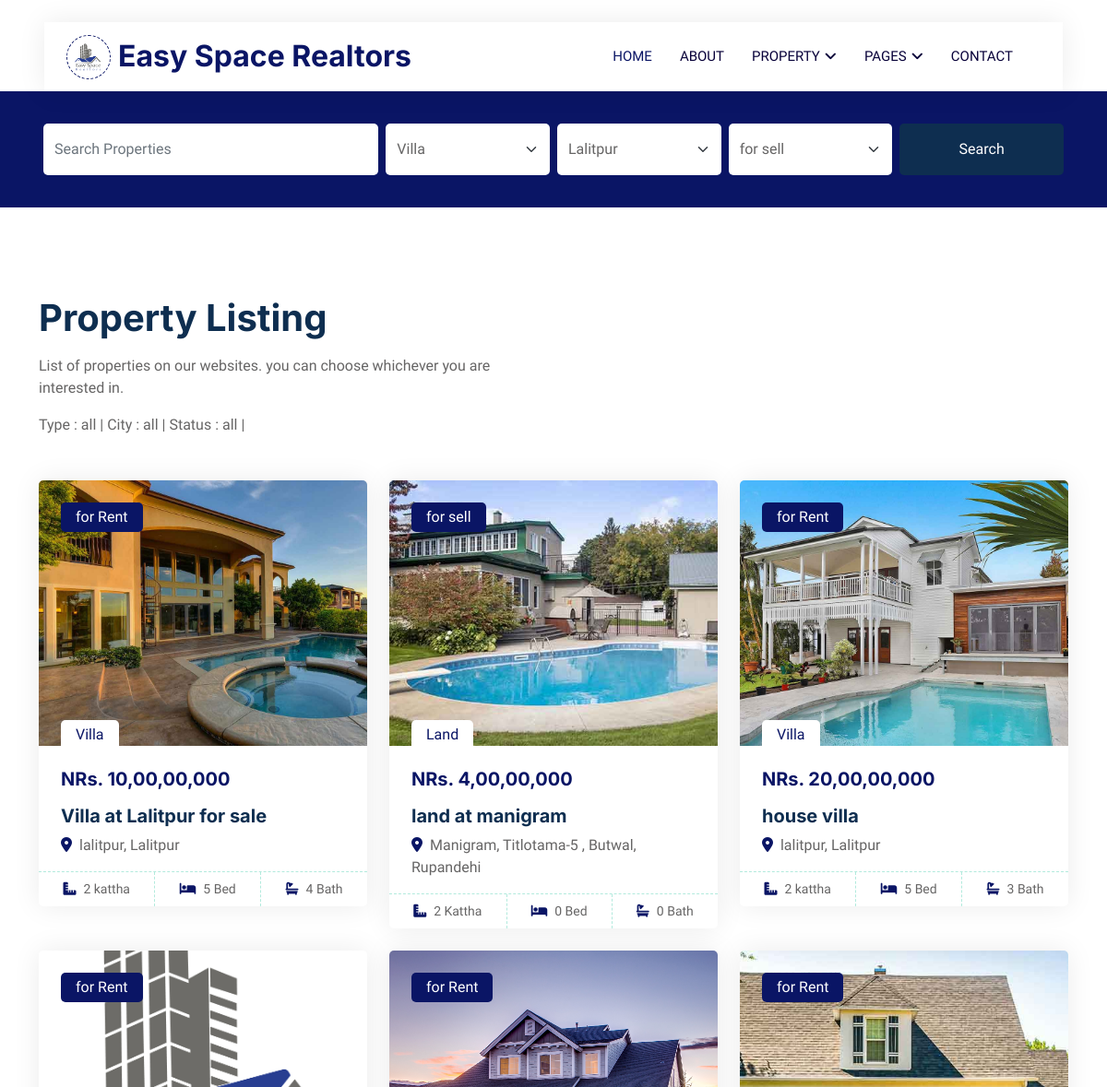
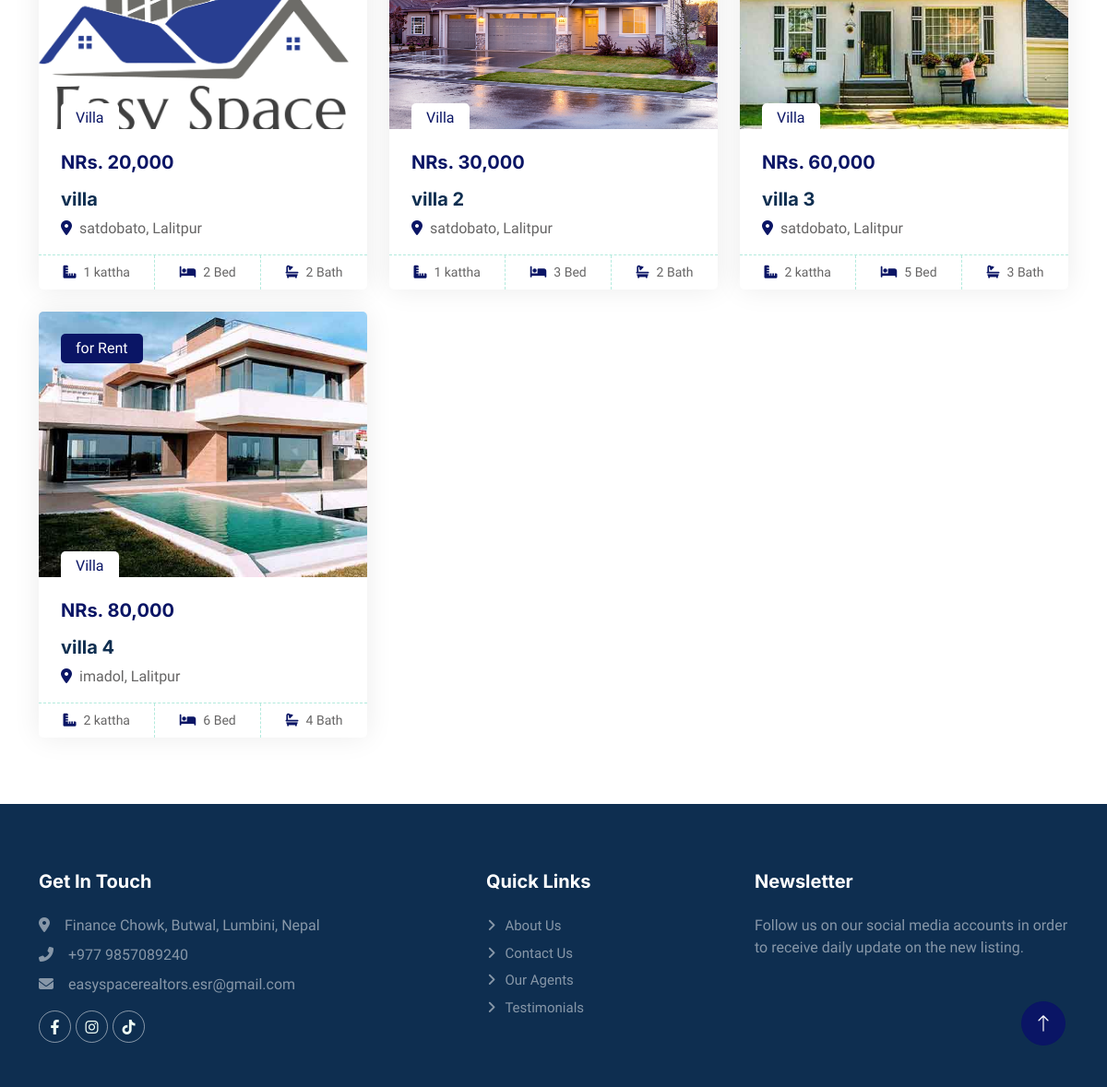
Screenshot of /property/ with the database file from the repository (2 pictures, top to bottom).
### app01/models.py (models this page shows, shortened)
class Property(models.Model):
    title               = models.CharField(max_length=200,blank = True, null= True)
    image               = models.ImageField(upload_to='static/images', blank = True, null= True)
    type                = models.ForeignKey(PropertyType, on_delete=models.SET_NULL,null=True)
    city                = models.ForeignKey(City, on_delete=models.SET_NULL,null=True)
    description         = models.TextField(blank=True,null=True)
    address             = models.CharField(max_length=250,blank=True,null=True)
    room                = models.IntegerField(default=0)
    hall                = models.IntegerField(default=0)
    kitchen             = models.IntegerField(default=0)
    bathroom            = models.IntegerField(default=0)
    area                = models.CharField(default=None,null=True, max_length=200)
    featured            = models.BooleanField(default=False)
    sale                = models.BooleanField(default=False)
    rent                = models.BooleanField(default=False)
    price_in_text       = models.CharField(max_length=250,blank=True,null=True)
    price               = models.IntegerField(default=0)
    parking             = models.BooleanField(default=False)
    camera              = models.BooleanField(default=False)
    water               = models.BooleanField(default=False)
    balcony             = models.BooleanField(default=False)
    power               = models.BooleanField(default=False)
    garden              = models.BooleanField(default=False)
    furnished           = models.BooleanField(default=False)
    gym                 = models.BooleanField(default=False)
    swimming_pool       = models.BooleanField(default=False)
    garbage_disposal    = models.BooleanField(default=False)
    modular_kitchen     = models.BooleanField(default=False)
    hot_water           = models.BooleanField(default=False)
    lift                = models.BooleanField(default=False)
    ac                  = models.BooleanField(default=False)
    wifi                = models.BooleanField(default=False)
    washing_machine     = models.BooleanField(default=False)
    security            = models.BooleanField(default=False)
    solar               = models.BooleanField(default=False)
    map_link            = models.TextField(blank = True, null= True)
    available           = models.BooleanField(default=False)
    created_at          = models.DateTimeField(auto_now=True)
    updated_at          = models.DateTimeField(auto_now_add=True)
    class Meta:
        verbose_name= 'Property'
        verbose_name_plural = 'Properties'

class PropertyType(models.Model):
    title               = models.CharField(max_length=200,blank = True, null= True)
    image               = models.ImageField(upload_to='static/images', blank = True, null= True)
    created_at          = models.DateTimeField(auto_now=True)
    updated_at          = models.DateTimeField(auto_now_add=True)
    def __str__(self):
        return f"{self.title}"

class City(models.Model):
    title               = models.CharField(max_length=200,blank = True, null= True)
    created_at          = models.DateTimeField(auto_now=True)
    updated_at          = models.DateTimeField(auto_now_add=True)
    class Meta:
        verbose_name= 'City'
        verbose_name_plural = 'Cities'
    def __str__(self):
        return f'{self.title}'

### app01/views.py (the view)
# urls.py: path('property/', views.property_view, name='property_view'),
def property_view(request):
    properties          = Property.objects.all().filter(available=True)
    paginator           = Paginator(properties, 15)
    page                = request.GET.get("page")
    paged_properties    = paginator.get_page(page)
    context = {
        'properties'    : paged_properties
    }
    return render(request, 'app01/property.html', context)

### templates/app01/property.html (shortened to what this page needs)
{% extends './base.html' %}
{% load static %}
{% block content %}
{% include '../includes/searchblock.html' %}
<div class="container-xxl py-5">
    <div class="container">
        <div class="row g-0 gx-5 align-items-end">
            <div class="col-lg-6">
                <div class="text-start mx-auto mb-5 wow slideInLeft" data-wow-delay="0.1s">
                    {% if "/search/" in request.get_full_path %}
                        <h1 class="mb-3">Search Results :</h1>
                        {% if properties_count > 1 %}
                            <p>{{properties_count}} Properties found</p>
                        {% else %}
                            <p>{{properties_count}} Property found</p>
                        {% endif %}
                        <p>Type : {{type_name}}  |
                        City : {{city_name}}  |
                    {% else %}
                        <h1 class="mb-3">Property Listing</h1>
                        <p>List of properties on our websites. you can choose whichever you are interested in.</p>
                        <p>
                        {% if type %}
                                Type : {{type.title}} |
                        {% else %}
                            Type : all   |
                        {% endif %}
                        {% if city %}
                            City : {{city.title}}  |
                        {% else %}
                            City : all  |
                        {% endif %}
                    {% endif %}
                        {% if status %}
                            {% if status == '0' %}
                            Status : for sell  |
                            {% else %}
                            Status : for rent   |
                            {% endif %}
                        {% else %}
                            Status : all  |
                        {% endif %}
                            </p>
                </div>
            </div>
            <div class="col-lg-6 text-start text-lg-end wow slideInRight" data-wow-delay="0.1s">
            </div>
        </div>
        <div class="tab-content11">
            <div id="tab-311" class="tab-pane fade show p-0">
                <div class="row g-4">
                    {% if properties %}
                    {% for property in properties %}
                    <div class="col-lg-4 col-md-6">
                        <div class="property-item rounded overflow-hidden">
                            <div class="position-relative overflow-hidden property-block">
                                <a href="{% url 'property_detail_view' id=property.id %}"><img class="img-fluid" src="{{property.image.url}}" alt="{{property.title}} {{property.description}}"></a>
                                <div
                                    class="bg-primary rounded text-white position-absolute start-0 top-0 m-4 py-1 px-3">
                                    {% if property.sale == True %}for sell
                                    {% elif property.rent %}for Rent
                                    {% endif %}
                                </div>
                                <div
                                    class="bg-white rounded-top text-primary position-absolute start-0 bottom-0 mx-4 pt-1 px-3">
                                    {{property.type}}</div>
                            </div>
                            <div class="p-4 pb-0">
                                <h5 class="text-primary mb-3">NRs. {{property.price_in_text}}</h5>
                                <a class="d-block h5 mb-2" href="{% url 'property_detail_view' id=property.id %}">{{property.title}}</a>
                                <p><i class="fa fa-map-marker-alt text-primary me-2"></i>{{property.address}},
                                    {{property.city}}</p>
                            </div>
                            <div class="d-flex border-top">
                                <small class="flex-fill text-center border-end py-2"><i
                                        class="fa fa-ruler-combined text-primary me-2"></i>{{property.area}}</small>
                                <small class="flex-fill text-center border-end py-2"><i
                                        class="fa fa-bed text-primary me-2"></i>{{property.room}} Bed</small>
                                <small class="flex-fill text-center py-2"><i
                                        class="fa fa-bath text-primary me-2"></i>{{property.bathroom}} Bath</small>
                            </div>
                        </div>
                    </div>
                    {% endfor %}
                    {% else %}
                    <h2>No properties found! Try another keyword.</h2>
                    {% endif %}
                </div>
            </div>
        </div>
    </div>
</div>
{% endblock content %}

### templates/app01/base.html (shortened to what this page needs)
<!DOCTYPE html>
<html lang="en">
    <head>
    {% load static %}
    <link href="https://cdnjs.cloudflare.com/ajax/libs/font-awesome/6.4.0/css/all.min.css" rel="stylesheet">
    <link href="https://cdn.jsdelivr.net/npm/bootstrap-icons@1.4.1/font/bootstrap-icons.css" rel="stylesheet">
    <link href="{% static './lib/animate/animate.min.css' %}" rel="stylesheet">
    <link href="{% static './lib/owlcarousel/assets/owl.carousel.min.css' %}" rel="stylesheet">
    <link href="{% static './css/bootstrap.min.css' %}" rel="stylesheet">
    <link href="{% static './css/style.css' %}" rel="stylesheet">
</head>
<body>
    <div class="container-xxl bg-white p-0">
        {% include '../includes/navbar.html' %}
        {% block content %}
        {% endblock content %}
        {% include '../includes/footer.html' %}
        <a href="#" class="btn btn-lg btn-primary btn-lg-square back-to-top"><i class="bi bi-arrow-up"></i></a>
    </div>
</body>
</html>

### templates/includes/navbar.html (shortened to what this page needs)
{% load static %}
<div class="container-fluid nav-bar bg-transparent">
    <nav class="navbar navbar-expand-lg bg-white navbar-light py-0 px-4">
        <a href="/" class="navbar-brand d-flex align-items-center text-center">
            <div class="icon p-2 me-2">
                <img class="img-fluid" src="{% static '/img/Asset 314@3x-100.jpg' %}" alt="Icon" style="width: 30px; height: 30px;">
            </div>
            <h2 class="m-0 text-primary">Easy Space Realtors</h2>
        </a>
        <div class="collapse navbar-collapse" id="navbarCollapse">
            <div class="navbar-nav ms-auto">
                <a href="/" class="nav-item nav-link active">Home</a>
                <a href="{% url 'aboutUs_view' %}" class="nav-item nav-link">About</a>
                <div class="nav-item dropdown">
                    <a href="#" class="nav-link dropdown-toggle" data-bs-toggle="dropdown">Property</a>
                </div>
                <div class="nav-item dropdown">
                    <a href="#" class="nav-link dropdown-toggle" data-bs-toggle="dropdown">Pages</a>
                </div>
                <a href="{% url 'contactUs_view' %}" class="nav-item nav-link">Contact</a>
            </div>
        </div>
    </nav>
</div>

### templates/includes/searchblock.html (shortened to what this page needs)
{% load static %}
<div class="container-fluid bg-primary mb-5 wow fadeIn" data-wow-delay="0.1s" style="padding: 35px;">
    <div class="container">
        <div class="row g-2">
            <form action="{% url 'search_view' %}" method="GET" style="display: flex;">
                <div class="col-md-12">
                    <div class="row g-2">
                        <div class="col-md-4">
                            {% if not keyword or keyword == "N" %}
                            <input type="text" class="form-control border-0 py-3" placeholder="Search Properties" name="keyword">
                            {% else %}
                            <input type="text" class="form-control border-0 py-3" placeholder="Search Properties" name="keyword" value="{{keyword}}">
                            {% endif %}
                        </div>
                        <div class="col-md-2">
                            <select class="form-select border-0 py-3" name="types">
                                {% for type in types %}
                                <option value={{type.id}}>{{type.title}}</option>
                                {% endfor %}
                            </select>
                        </div>
                        <div class="col-md-2">
                            <select class="form-select border-0 py-3" name="city">
                                {% for location in locations %}
                                <option value={{location.id}}>{{location.title}}</option>
                                {% endfor %}
                            </select>
                        </div>
                        <div class="col-md-2">
                            <select class="form-select border-0 py-3" name="status">
                                <option value="0">for sell</option>
                            </select>
                        </div>
                        <div class="col-md-2">
                            <button class="btn btn-dark border-0 w-100 py-3" type="submit">Search</button>
                        </div>
                    </div>
                </div>
            </form>
        </div>
    </div>
</div>

### templates/includes/footer.html
{% load static %}
<div class="container-fluid bg-dark text-white-50 footer pt-4 mt-4 wow fadeIn" data-wow-delay="0.1s">
    <div class="container py-5">
        <div class="row g-5">
            <div class="col-lg-5 col-md-4">
                <h5 class="text-white mb-4">Get In Touch</h5>
                <p class="mb-2"><i class="fa fa-map-marker-alt me-3"></i>Finance Chowk, Butwal, Lumbini, Nepal</p>
                <p class="mb-2"><i class="fa fa-phone-alt me-3"></i>+977 9857089240</p>
                <p class="mb-2"><i class="fa fa-envelope me-3"></i>easyspacerealtors.esr@gmail.com</p>
                <div class="d-flex pt-2">
                    <a class="btn btn-outline-light btn-social" href="https://www.facebook.com/profile.php?id=100090965358156" target="_blank"><i class="fab fa-facebook-f"></i></a>
                    <a class="btn btn-outline-light btn-social" href="https://www.instagram.com/easyspace.realtors/?fbclid=IwAR0npAxFWt6aqm-jmvwWgLbiqr77WSi9JV9nA_db28tBYeT5RRuzZQUZiKw" target="_blank"><i class="fab fa-instagram"></i></a>
                    <a class="btn btn-outline-light btn-social" href="https://www.tiktok.com/@easyspace.realtors?fbclid=IwAR2C_JN2wgF28FuwPyd2fBO_jtqV6EDueV6a0BOcOVgzbD7XM-ZOqUbKryw" target="_blank"><i class="fab fa-tiktok"></i></a>
                </div>
            </div>
            <div class="col-lg-3 col-md-4">
                <h5 class="text-white mb-4">Quick Links</h5>
                <a class="btn btn-link text-white-50" href="{% url 'aboutUs_view' %}">About Us</a>
                <a class="btn btn-link text-white-50" href="{% url 'contactUs_view' %}">Contact Us</a>
                <a class="btn btn-link text-white-50" href="{% url 'agents_view' %}">Our Agents</a>
                <a class="btn btn-link text-white-50" href="{% url 'testimonial_view' %}">Testimonials</a>
            </div>
            <div class="col-lg-4 col-md-4">
                <h5 class="text-white mb-4">Newsletter</h5>
                <p>Follow us on our social media accounts in order to receive daily update on the new listing.</p>
            </div>
        </div>
    </div>
</div>

### rows the page displays
Property: image (picture), sale "for Rent", type "Villa", price_in_text "10,00,00,000", title "Villa at Lalitpur for sale", address "lalitpur", city "Lalitpur", area "2 kattha", room "5", bathroom "4"
Property: image (picture), sale "for sell", type "Land", price_in_text "4,00,00,000", title "land at manigram", address "Manigram, Titlotama-5 , Butwal", city "Rupandehi", area "2 Kattha", room "0", bathroom "0"
Property: image (picture), sale "for Rent", type "Villa", price_in_text "20,00,00,000", title "house villa", address "lalitpur", city "Lalitpur", area "2 kattha", room "5", bathroom "3"
Property: image (picture), sale "for Rent", type "Villa", price_in_text "20,000", title "villa", address "satdobato", city "Lalitpur", area "1 kattha", room "2", bathroom "2"
Property: image (picture), sale "for Rent", type "Villa", price_in_text "30,000", title "villa 2", address "satdobato", city "Lalitpur", area "1 kattha", room "3", bathroom "2"
Property: image (picture), sale "for Rent", type "Villa", price_in_text "60,000", title "villa 3", address "satdobato", city "Lalitpur", area "2 kattha", room "5", bathroom "3"
Property: image (picture), sale "for Rent", type "Villa", price_in_text "80,000", title "villa 4", address "imadol", city "Lalitpur", area "2 kattha", room "6", bathroom "4"

### other values shown
form field types "Villa"
form field city "Lalitpur"
